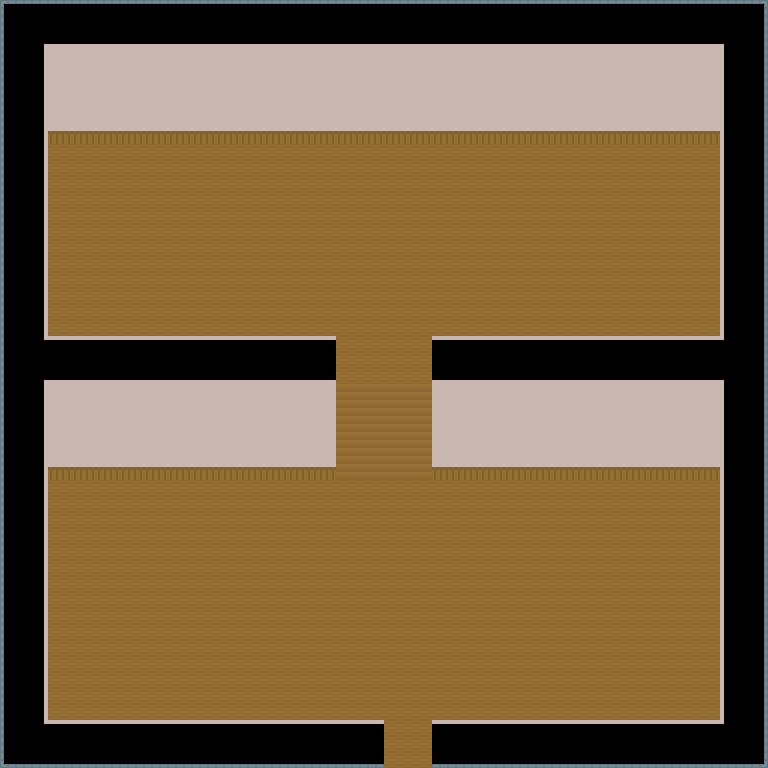

Rendered tile map (Tiled .tmx) drawn with the repository's tilesets; below, a short description and the full map source, tile grids included:
An orthogonal 16x16 tile map with 48x48 px tiles, 2 tile layers (Warstwa Kafelków 1, Warstwa Kafelków 2).

<map version="1.10" tiledversion="1.10.1" orientation="orthogonal" renderorder="right-down" width="16" height="16" tilewidth="48" tileheight="48" infinite="0" nextlayerid="3" nextobjectid="1">
 <tileset firstgid="1" source="../workfiles/global_map_tileset.tsx" />
 <layer id="1" name="Warstwa Kafelków 1" width="16" height="16">
  <data encoding="csv">
43,33,33,33,33,33,33,33,33,33,33,33,33,33,33,44,
35,32,32,32,32,32,32,32,32,32,32,32,32,32,32,36,
35,31,31,31,31,31,31,31,31,31,31,31,31,31,31,36,
35,47,47,47,47,47,47,47,47,47,47,47,47,47,47,36,
35,47,47,47,47,47,47,47,47,47,47,47,47,47,47,36,
35,47,47,47,47,47,47,47,47,47,47,47,47,47,47,36,
35,47,47,47,47,47,47,47,47,47,47,47,47,47,47,36,
35,42,42,42,42,42,42,47,47,42,42,42,42,42,42,36,
35,32,32,32,32,32,32,48,48,32,32,32,32,32,32,36,
35,31,31,31,31,31,31,48,48,31,31,31,31,31,31,36,
35,47,47,47,47,47,47,47,47,47,47,47,47,47,47,36,
35,47,47,47,47,47,47,47,47,47,47,47,47,47,47,36,
35,47,47,47,47,47,47,47,47,47,47,47,47,47,47,36,
35,47,47,47,47,47,47,47,47,47,47,47,47,47,47,36,
35,47,47,47,47,47,47,47,47,47,47,47,47,47,47,36,
46,34,34,34,34,34,34,34,47,34,34,34,34,34,34,45
</data>
 </layer>
 <layer id="2" name="Warstwa Kafelków 2" width="16" height="16">
  <data encoding="csv">
0,0,0,0,0,0,0,0,0,0,0,0,0,0,0,0,
0,0,0,0,0,0,0,0,0,0,0,0,0,0,0,0,
0,0,0,0,0,0,0,0,0,0,0,0,0,0,0,0,
0,0,0,0,0,0,0,0,0,0,0,0,0,0,0,0,
0,0,0,0,0,0,0,0,0,0,0,0,0,0,0,0,
0,0,0,0,0,0,0,0,0,0,0,0,0,0,0,0,
0,0,0,0,0,0,0,0,0,0,0,0,0,0,0,0,
40,0,0,0,0,0,0,0,0,0,0,0,0,0,0,38,
0,0,0,0,0,0,0,0,0,0,0,0,0,0,0,0,
0,0,0,0,0,0,0,0,0,0,0,0,0,0,0,0,
0,0,0,0,0,0,0,0,0,0,0,0,0,0,0,0,
0,0,0,0,0,0,0,0,0,0,0,0,0,0,0,0,
0,0,0,0,0,0,0,0,0,0,0,0,0,0,0,0,
0,0,0,0,0,0,0,0,0,0,0,0,0,0,0,0,
0,0,0,0,0,0,0,0,0,0,0,0,0,0,0,0,
0,0,0,0,0,0,0,0,0,0,0,0,0,0,0,0
</data>
 </layer>
</map>